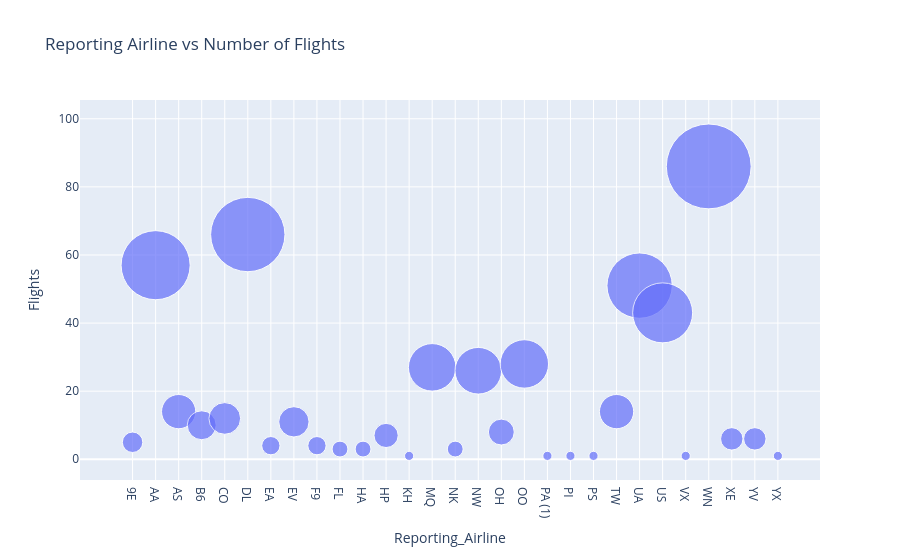

Source (notebook cell):
### Code cell
fig = px.scatter(bub_data, x="Reporting_Airline", y="Flights", size="Flights",
                 hover_name="Reporting_Airline", title='Reporting Airline vs Number of Flights', size_max=60)
fig.show()

### Figure 1 — Plotly figure (JSON) as saved in the notebook; plotly's stock layout.template omitted (floating-point values rounded to 4 significant figures)
{"data": [{"hovertemplate": "<b>%{hovertext}</b><br><br>Reporting_Airline=%{x}<br>Flights=%{marker.size}<extra></extra>", "hovertext": ["9E", "AA", "AS", "B6", "CO", "DL", "EA", "EV", "F9", "FL", "HA", "HP", "KH", "MQ", "NK", "NW", "OH", "OO", "PA (1)", "PI", "PS", "TW", "UA", "US", "VX", "WN", "XE", "YV", "YX"], "legendgroup": "", "marker": {"color": "#636efa", "size": [5.0, 57.0, 14.0, 10.0, 12.0, 66.0, 4.0, 11.0, 4.0, 3.0, 3.0, 7.0, 1.0, 27.0, 3.0, 26.0, 8.0, 28.0, 1.0, 1.0, 1.0, 14.0, 51.0, 43.0, 1.0, 86.0, 6.0, 6.0, 1.0], "sizemode": "area", "sizeref": 0.02389, "symbol": "circle"}, "mode": "markers", "name": "", "orientation": "v", "showlegend": false, "type": "scatter", "x": ["9E", "AA", "AS", "B6", "CO", "DL", "EA", "EV", "F9", "FL", "HA", "HP", "KH", "MQ", "NK", "NW", "OH", "OO", "PA (1)", "PI", "PS", "TW", "UA", "US", "VX", "WN", "XE", "YV", "YX"], "xaxis": "x", "y": [5.0, 57.0, 14.0, 10.0, 12.0, 66.0, 4.0, 11.0, 4.0, 3.0, 3.0, 7.0, 1.0, 27.0, 3.0, 26.0, 8.0, 28.0, 1.0, 1.0, 1.0, 14.0, 51.0, 43.0, 1.0, 86.0, 6.0, 6.0, 1.0], "yaxis": "y"}], "layout": {"legend": {"itemsizing": "constant", "tracegroupgap": 0}, "title": {"text": "Reporting Airline vs Number of Flights"}, "xaxis": {"anchor": "y", "domain": [0, 1], "title": {"text": "Reporting_Airline"}}, "yaxis": {"anchor": "x", "domain": [0, 1], "title": {"text": "Flights"}}}}
